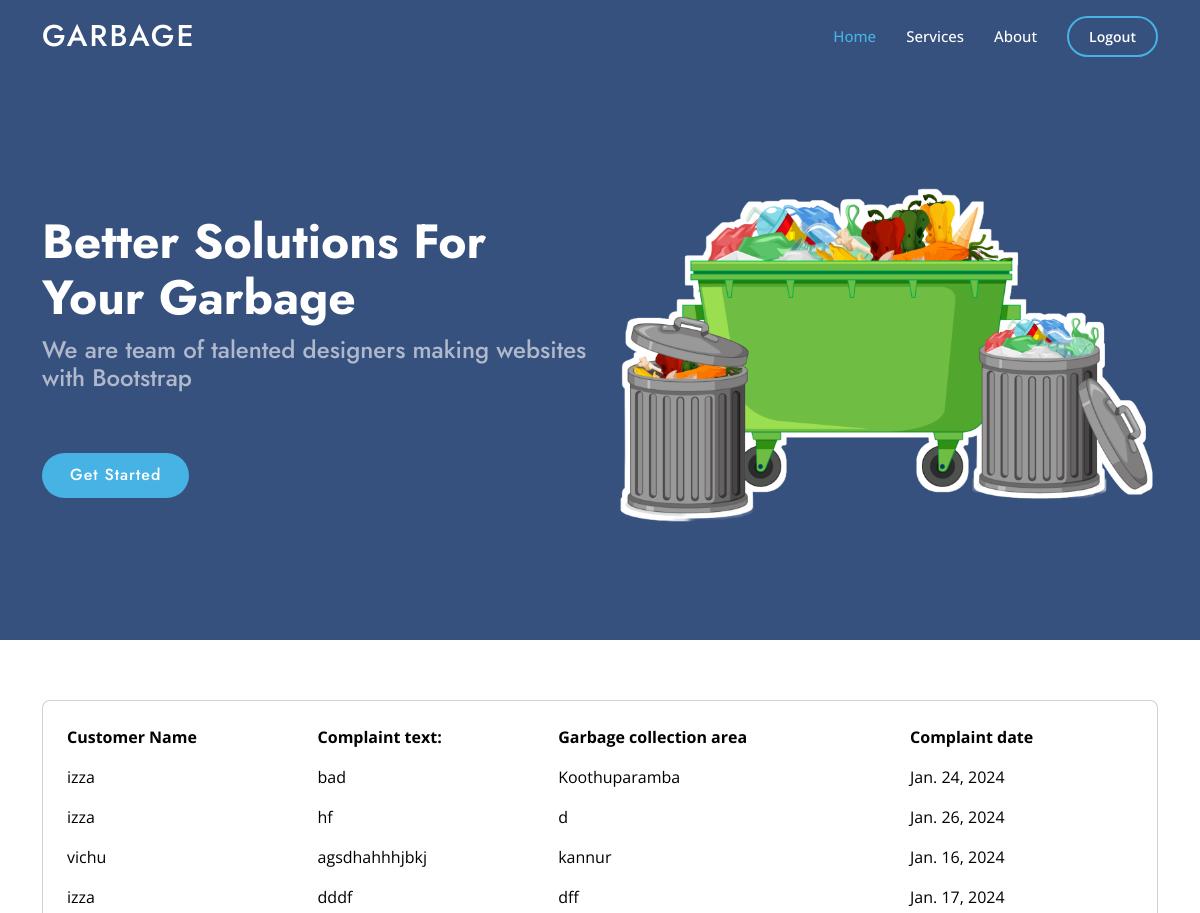
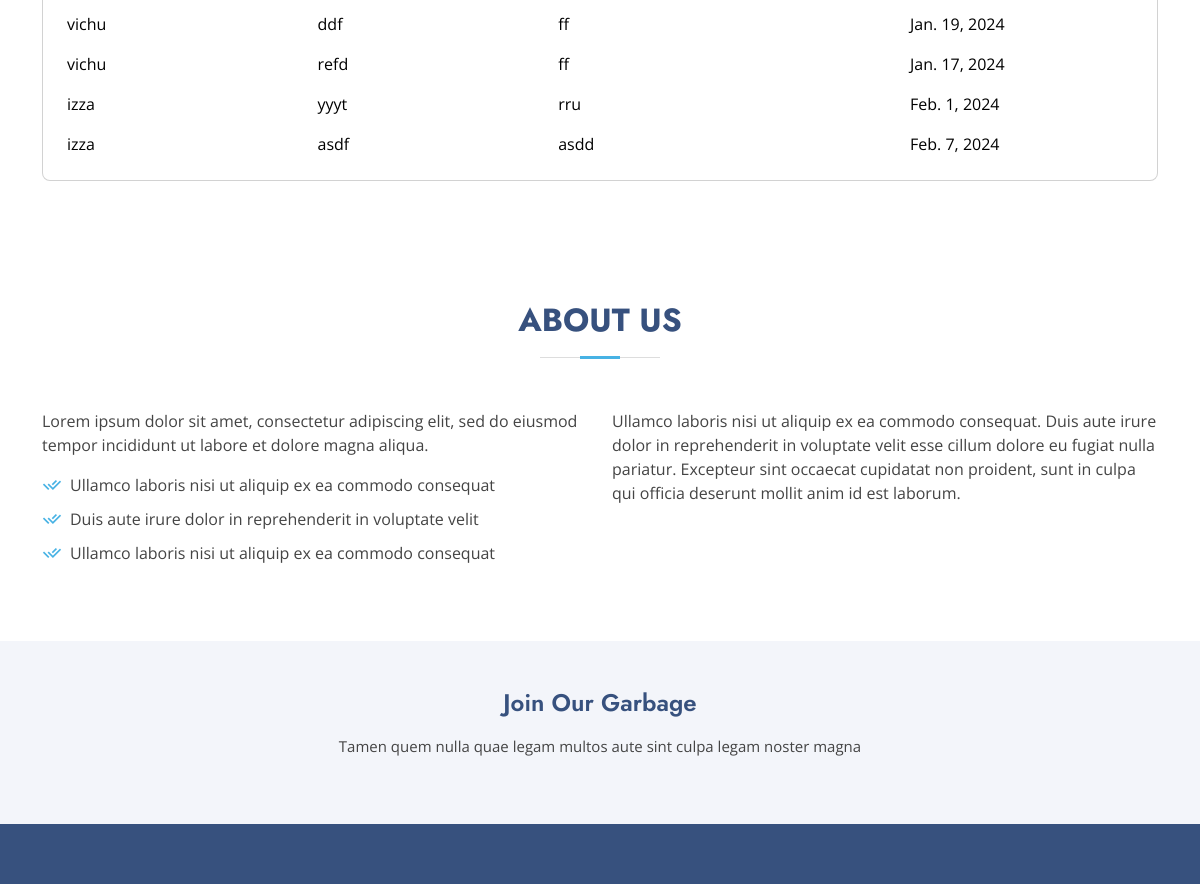
The page /viewcomplaint/ (signed in) on the database its author committed (2 pictures, top to bottom).
### garbage/models.py (models this page shows, shortened)
class Complaint(models.Model):
    user = models.ForeignKey(CustomUser, on_delete=models.CASCADE,null=True, blank=True)
    customer_name = models.CharField(max_length=100,null=True)
    complaint_text = models.TextField()
    garbage_collection_area = models.CharField(max_length=50)
    complaint_date = models.DateField()

class CustomUser(AbstractUser):
    username = models.CharField(_('username'), max_length=150, unique=True)
    email = models.EmailField(_('email address'), unique=True)
    is_driver = models.BooleanField('Is driver', default=False)
    is_garbagecollector = models.BooleanField('Is garbagecollector', default=False)
    is_companyadmin = models.BooleanField('Is companyadmin', default=False)
    USERNAME_FIELD = 'username'
    REQUIRED_FIELDS = ['email']
    objects = CustomUserManager()

### garbage/views.py (the view)
# urls.py: path('viewcomplaint/',views.ViewComplaint,name='view-complaint'),
@login_required
def ViewComplaint(request):
    complaint=Complaint.objects.all()
    context={
        'complaint':complaint,
    }
    return render(request, 'view_complaint.html',context)

### templates/view_complaint.html (shortened to what this page needs)
{% extends "base.html" %}
{% load static %}
{% block content %}
  <section class="intro">
    <div class="bg-image h-100" style="background-color: #fff;">
      <div class="mask d-flex align-items-center h-100">
        <div class="container">
          <div class="row justify-content-center">
            <div class="col-12">
              <div class="card shadow-2-strong" style="background-color: #fff;">
                <div class="card-body">
                  <div class="table-responsive">
                    <table class="table table-borderless mb-0">
                      <thead>
                        <tr >
                          <th scope="col">Customer Name</th>
                          <th scope="col">Complaint text:</th>
                          <th scope="col">Garbage collection area</th>
                          <th scope="col">Complaint date</th>
                        </tr>
                      </thead>
                      <tbody>
                        {% for comp in complaint %}
                        <tr>
                          <td>{{comp.user.username}}</td>
                            <td>{{comp.complaint_text}}</td>
                            <td>{{comp.garbage_collection_area}}</td>
                            <td>{{comp.complaint_date}}</td>
                        </tr>
                        {% endfor %}
                      </tbody>
                    </table>
                  </div>
                </div>
              </div>
            </div>
          </div>
        </div>
      </div>
    </div>
  </section>
{% endblock %}

### static/assets/css/style.css (style rules this page uses)
body { font-family: "Open Sans", sans-serif; color: #444444; }
section { padding: 60px 0; overflow: hidden; }

### templates/view_complaint.html (style rules this page uses)
body, .intro { height: 100%; }
table td, table th { text-overflow: ellipsis; white-space: nowrap; overflow: hidden; }
.card { border-radius: .5rem; }

### rows shown on the page
Complaint: user.username "izza", complaint_text "bad", garbage_collection_area "Koothuparamba", complaint_date "Jan. 24, 2024"
Complaint: user.username "izza", complaint_text "hf", garbage_collection_area "d", complaint_date "Jan. 26, 2024"
Complaint: user.username "vichu", complaint_text "agsdhahhhjbkj", garbage_collection_area "kannur", complaint_date "Jan. 16, 2024"
Complaint: user.username "izza", complaint_text "dddf", garbage_collection_area "dff", complaint_date "Jan. 17, 2024"
Complaint: user.username "vichu", complaint_text "ddf", garbage_collection_area "ff", complaint_date "Jan. 19, 2024"
Complaint: user.username "vichu", complaint_text "refd", garbage_collection_area "ff", complaint_date "Jan. 17, 2024"
Complaint: user.username "izza", complaint_text "yyyt", garbage_collection_area "rru", complaint_date "Feb. 1, 2024"
Complaint: user.username "izza", complaint_text "asdf", garbage_collection_area "asdd", complaint_date "Feb. 7, 2024"
